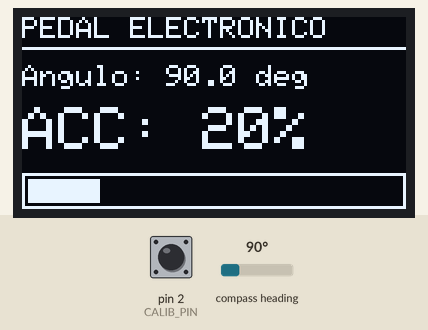
Recording of a sketch running on a simulated Arduino Uno, built with avr-gcc and run on an emulated ATmega328P. Parts: 128×64 one-colour display. Wiring (inferred from the names in the program): AS5600 angle sensor at I2C address 0x36. The test bench sets the inputs (shaded band); at power-on: compass heading 90°, pin 2 (CALIB_PIN) HIGH.

Above: at 1.2 s.
1.3 s: compass heading set to 7°
At 2.4 s:
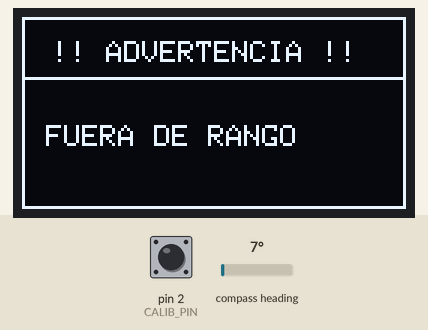
3.0 s: pin 2 (CALIB_PIN) pulled LOW for 3.2 s
At 3.8 s:
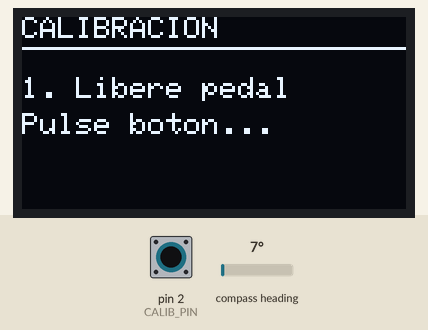
8.1 s: pin 2 (CALIB_PIN) pulled LOW for 0.15 s
9.7 s: pin 2 (CALIB_PIN) pulled LOW for 1 s
At 10.5 s:
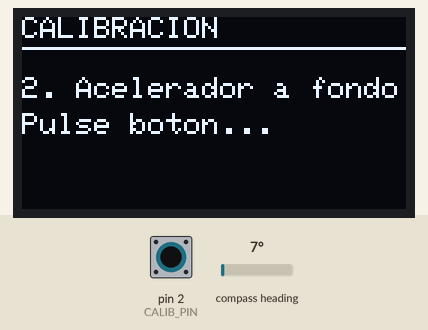
Timing chart, 0 to 12.7 s (numbered marks = the images above; inputs shaded):
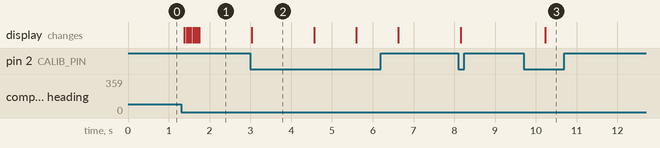

Measured:
- after the input at 1.3 s, the display: first changes after 0.08 s (image 1 shows a later state)
- after the input at 3.0 s, the display: changes at once (image 2)
- after the input at 9.7 s, the display: changes after 0.53 s (image 3)
- what the display in image 2 shows lasts 1.6 s, from 3.0 s to 4.6 s

The sketch:

pedal.ino
```cpp
#include <Wire.h>
#include <Adafruit_GFX.h>
#include <Adafruit_SSD1306.h>

#define SCREEN_WIDTH 128
#define SCREEN_HEIGHT 64
#define OLED_RESET    -1
Adafruit_SSD1306 display(SCREEN_WIDTH, SCREEN_HEIGHT, &Wire, OLED_RESET);

// Registros I2C del AS5600
#define AS5600_ADDR     0x36
#define REG_STATUS      0x0B
#define REG_RAW_ANGLE   0x0C

// Pin del Pulsador de Calibracion en Arduino Uno
const byte CALIB_PIN = 2;

// Variables de Calibracion (0 a 4095)
uint16_t rawMin = 500;   // Valor asignado a 0%
uint16_t rawMax = 3000;  // Valor asignado a 100%

// Filtro Pasa-Bajas para estabilidad
float filteredRaw = 0.0;
const float ALPHA = 0.15; // Factor de filtrado (menor = mas suave)

// Funciones
uint16_t readRawAngle();
uint8_t readStatus();
void executeCalibration();
void drawErrorScreen(const __FlashStringHelper* title, const __FlashStringHelper* msg);

void setup() {
  Wire.begin();
  pinMode(CALIB_PIN, INPUT_PULLUP);

  if (!display.begin(SSD1306_SWITCHCAPVCC, 0x3C)) {
    for (;;); // Si la pantalla falla, detiene ejecucion
  }

  display.clearDisplay();
  display.setTextColor(SSD1306_WHITE);
  filteredRaw = readRawAngle();
}

void loop() {
  // 1. Verificacion del boton de calibracion
  if (digitalRead(CALIB_PIN) == LOW) {
    executeCalibration();
  }

  // 2. Lectura directa y filtrado de datos
  uint16_t currentRaw = readRawAngle();
  uint8_t statusReg = readStatus();

  filteredRaw = (ALPHA * currentRaw) + ((1.0 - ALPHA) * filteredRaw);

  // 3. Calculos de Angulo y Porcentaje
  float angleDegrees = (filteredRaw * 360.0) / 4096.0;

  float percentage = 0.0;
  if (rawMax != rawMin) {
    percentage = ((filteredRaw - rawMin) * 100.0) / (float)(rawMax - rawMin);
  }

  // Limitar rango
  if (percentage < 0.0) percentage = 0.0;
  if (percentage > 100.0) percentage = 100.0;

  // 4. Banderas de estado magnetico del AS5600
  bool magnetDetected  = (statusReg & 0x20) != 0; // Bit 5: MD
  bool magnetTooWeak   = (statusReg & 0x10) != 0; // Bit 4: ML
  bool magnetTooStrong = (statusReg & 0x08) != 0; // Bit 3: MH

  // Margen de tolerancia fuera de rango calibrado
  bool outOfBounds = (filteredRaw < (rawMin - 150)) || (filteredRaw > (rawMax + 150));

  // 5. Salida en Pantalla OLED
  display.clearDisplay();

  if (!magnetDetected) {
    drawErrorScreen(F("ADVERTENCIA"), F("IMAN NO DETECTADO"));
  } else if (magnetTooWeak) {
    drawErrorScreen(F("ADVERTENCIA"), F("CAMPO MAG. DEBIL"));
  } else if (magnetTooStrong) {
    drawErrorScreen(F("ADVERTENCIA"), F("IMAN MUY CERCA"));
  } else if (outOfBounds) {
    drawErrorScreen(F("ADVERTENCIA"), F("FUERA DE RANGO"));
  } else {
    // Interfaz Principal
    display.setTextSize(1);
    display.setCursor(0, 0);
    display.print(F("PEDAL ELECTRONICO"));
    display.drawLine(0, 10, 128, 10, SSD1306_WHITE);

    display.setCursor(0, 16);
    display.print(F("Angulo: "));
    display.print(angleDegrees, 1);
    display.print(F(" deg"));

    display.setCursor(0, 30);
    display.setTextSize(2);
    display.print(F("ACC: "));
    display.print((int)percentage);
    display.print(F("%"));

    // Barra Grafica de Aceleracion
    display.drawRect(0, 52, 128, 12, SSD1306_WHITE);
    int barWidth = map((int)percentage, 0, 100, 0, 124);
    display.fillRect(2, 54, barWidth, 8, SSD1306_WHITE);
  }

  display.display();
  delay(20);
}

uint16_t readRawAngle() {
  Wire.beginTransmission(AS5600_ADDR);
  Wire.write(REG_RAW_ANGLE);
  Wire.endTransmission();
  Wire.requestFrom((uint8_t)AS5600_ADDR, (uint8_t)2);

  if (Wire.available() >= 2) {
    uint16_t highByte = Wire.read();
    uint16_t lowByte  = Wire.read();
    return ((highByte << 8) | lowByte) & 0x0FFF;
  }
  return 0;
}

uint8_t readStatus() {
  Wire.beginTransmission(AS5600_ADDR);
  Wire.write(REG_STATUS);
  Wire.endTransmission();
  Wire.requestFrom((uint8_t)AS5600_ADDR, (uint8_t)1);

  if (Wire.available() >= 1) {
    return Wire.read();
  }
  return 0;
}

void drawErrorScreen(const __FlashStringHelper* title, const __FlashStringHelper* msg) {
  display.drawRect(0, 0, 128, 64, SSD1306_WHITE);
  display.setCursor(10, 8);
  display.setTextSize(1);
  display.print(F("!! "));
  display.print(title);
  display.print(F(" !!"));

  display.drawLine(0, 20, 128, 20, SSD1306_WHITE);

  display.setCursor(8, 36);
  display.print(msg);
}

void executeCalibration() {
  display.clearDisplay();
  display.setTextSize(1);
  display.setCursor(0, 0);
  display.print(F("CALIBRACION"));
  display.drawLine(0, 10, 128, 10, SSD1306_WHITE);

  display.setCursor(0, 20);
  display.print(F("1. Libere pedal"));
  display.setCursor(0, 32);
  display.print(F("Pulse boton..."));
  display.display();
  delay(1000);
  while(digitalRead(CALIB_PIN) == HIGH);
  rawMin = readRawAngle();
  delay(500);

  display.clearDisplay();
  display.setCursor(0, 0);
  display.print(F("CALIBRACION"));
  display.drawLine(0, 10, 128, 10, SSD1306_WHITE);
  display.setCursor(0, 20);
  display.print(F("2. Acelerador a fondo"));
  display.setCursor(0, 32);
  display.print(F("Pulse boton..."));
  display.display();
  delay(1000);
  while(digitalRead(CALIB_PIN) == HIGH);
  rawMax = readRawAngle();

  display.clearDisplay();
  display.setCursor(0, 24);
  display.print(F("  CALIBRADO OK!"));
  display.display();
  delay(1000);
}
```
